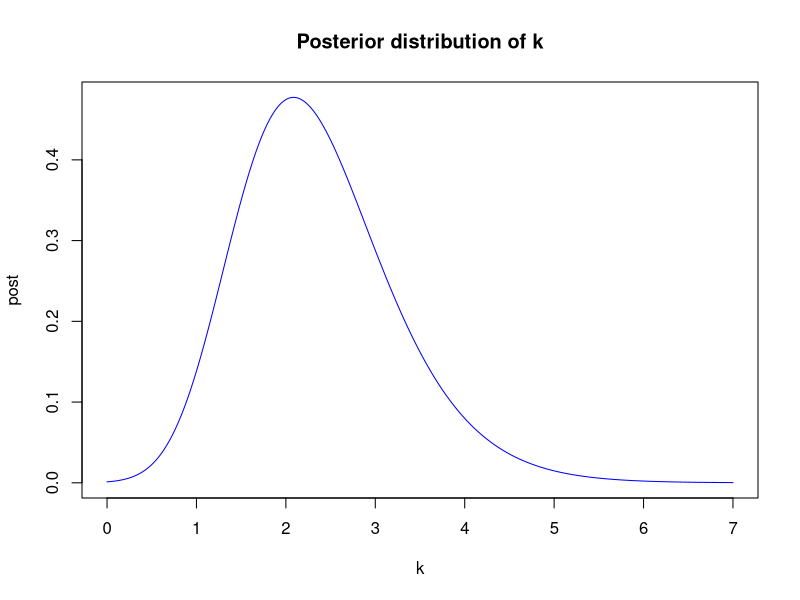
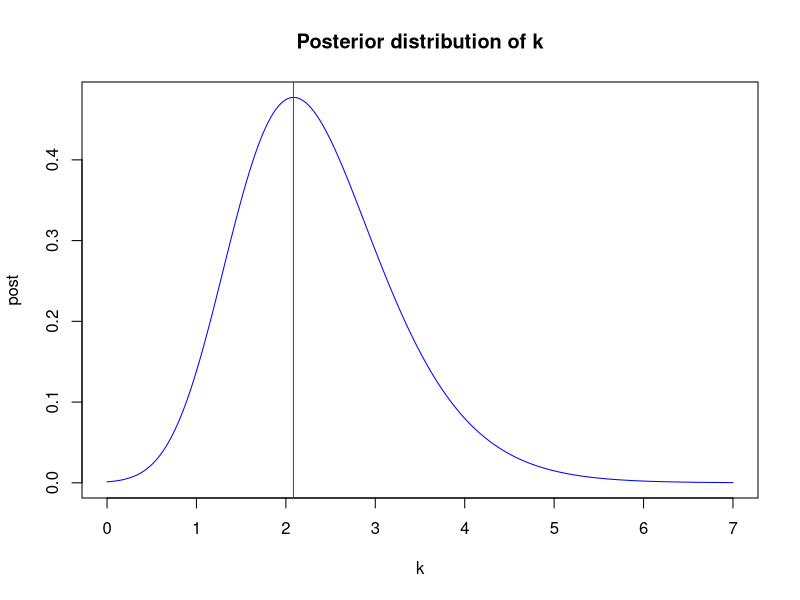

These figures' R source, in order:
###############################3a#####################################
degrees = c(285, 296, 314, 20, 299, 296, 40, 303, 326, 308)
radians = c(1.83, 2.02, 2.33, -2.79, 2.07, 2.02, -2.44, 2.14, 2.54, 2.23)

mju = 2.51
lambda = 1
besselDegree = 0

#posterior proportional to likelihood * prior
#likelihood proportional to exp(k*cos(y-mju)) / I0(k)
#K~Exp(lambda=1) which gives the prior: lambda*exp(-lambda*k)
posterior = function(k, y, mju, degree, lambda) {
  #posterior proportional to:
  posterior = prod( exp(k*cos(y-mju))/besselI(k, degree) ) * lambda*exp(-lambda*k)
  #posterior = prod( exp(k*cos(y-mju))/besselI(k, degree) ) * dexp(k, rate=lambda)
}

#grid of k-values to plot over
gridstep = 0.005
k = seq(0, 7, gridstep)

#calculate and store the value for each of the k-values
post = c(1:length(k))
for(i in 1:length(k)) {
  post[i] = posterior(k[i], radians, mju, besselDegree, lambda)
}

#normalizing the posterior distirbution of k so that it integrates to 1
post = post/(sum(post)*gridstep)
plot(k, post, type="l", main="Posterior distribution of k", col="blue")




###############################3b#####################################
#the approximate posterior mode of k is the largest value in the posterior
approx_post_K = k[which.max(post)]
approx_post_K
plot(k, post, type="l", main="Posterior distribution of k", col="blue")
abline(v=approx_post_K, col="red")



